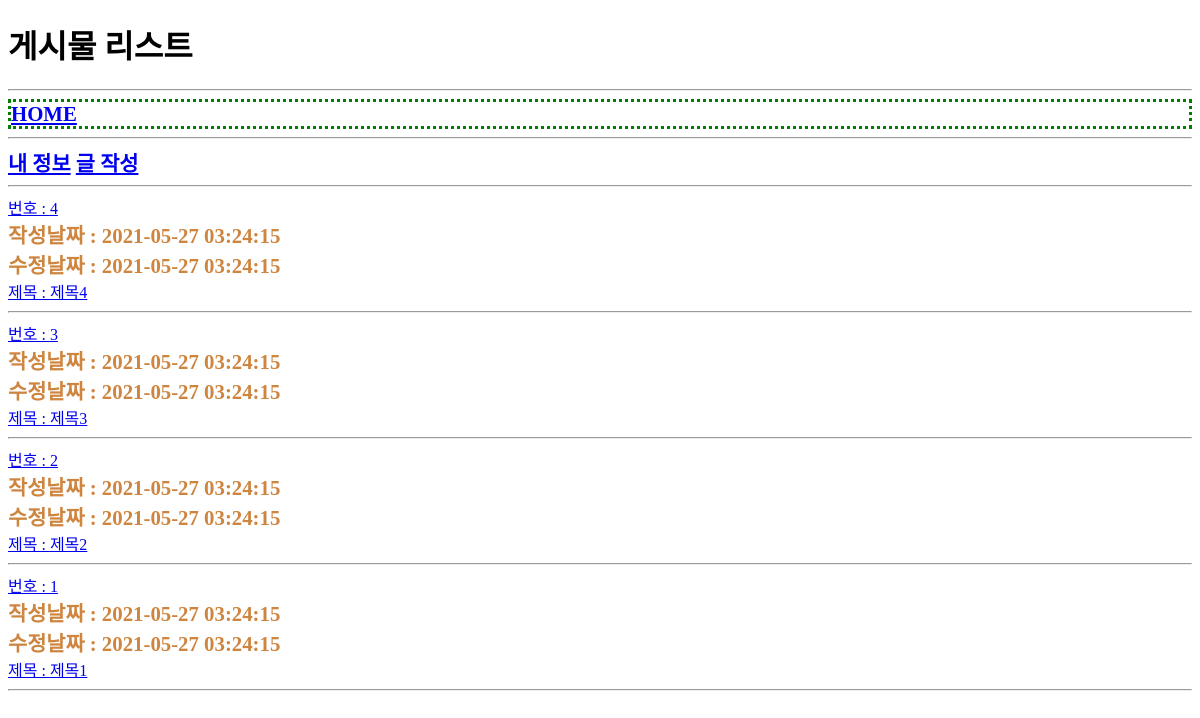
Screenshot of /usr/article/list.php with the database file from the repository.
### tables this page shows
CREATE TABLE article(
	id INT(10) UNSIGNED NOT NULL PRIMARY KEY AUTO_INCREMENT,
	regDate DATETIME NOT NULL,
	updateDate DATETIME NOT NULL,
	memberId INT(10) UNSIGNED NOT NULL,
	boardId INT(10) UNSIGNED NOT NULL,
	title VARCHAR(100) NOT NULL,
	`body` TEXT NOT NULL
);

### util.php (called while the page is built, shortened)
<?php
function DB__getRows($sql){
    global $dbConn;
    $rs = mysqli_query($dbConn, $sql);
    $rows = [];
    while($row = mysqli_fetch_assoc($rs)){
        $rows[] = $row;
    }
    return $rows;
}
?>

### usr/article/list.php (the view, shortened to what this page needs)
<?php
$sql = "
SELECT * FROM article
ORDER BY id DESC;
";
$articles = DB__getRows($sql);
$pageTitle = "게시물 리스트";
?>
<?php require_once __DIR__ . "/../head.php"; ?>
<div>
  <a href="../member/user.php">내 정보</a>
  <a href="write.php">글 작성</a>
</div>
<hr>
<?php foreach($articles as $article){?>
    <?php $articleDetailUri = "detail.php?id=${article['id']}"?>
    <a href="<?=$articleDetailUri?>">번호 : <?=$article['id']?></a><br>
    <div>
    작성날짜 : <?=$article['regDate']?><br>
    수정날짜 : <?=$article['updateDate']?><br>
    </div>
    <a href="<?=$articleDetailUri?>">제목 : <?=$article['title']?></a><br>
    <hr>
<?php } ?>
<?php require_once __DIR__ . "/../foot.php"; ?>

### usr/head.php (shortened to what this page needs)
<!DOCTYPE html>
<html lang="en">
<head>
  <link rel="stylesheet" href="/common.css">
</head>
<body>
  <h1><?=$pageTitle?></h1>
  <hr>
  <div class="home"><a href="/usr/member/userHome.php">HOME</a></div>
  <hr>

### common.css (style rules this page uses)
div { font-size:1.3rem; font-weight: bold; color: peru; }
.home { display: block; color: green; border: dotted; size: 100px; }

### rows the page displays
article: id "4", regDate "2021-05-27 03:24:15", updateDate "2021-05-27 03:24:15", title "제목4"
article: id "3", regDate "2021-05-27 03:24:15", updateDate "2021-05-27 03:24:15", title "제목3"
article: id "2", regDate "2021-05-27 03:24:15", updateDate "2021-05-27 03:24:15", title "제목2"
article: id "1", regDate "2021-05-27 03:24:15", updateDate "2021-05-27 03:24:15", title "제목1"

### other values shown
$pageTitle "게시물 리스트"
